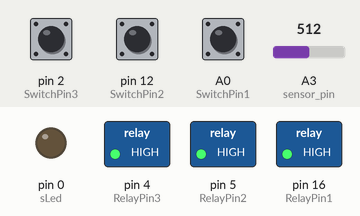
Recording of a sketch running on a simulated Arduino Uno, built for the host (arithmetic inside an expression is 32-bit, double 64-bit). Parts: switched loads named in the sketch (green lamp = pin HIGH), output pins drawn as LEDs (lit = HIGH). Dashed ring = blinking. Inputs (shaded band) come from the test bench; at power-on: pin 2 (SwitchPin3) HIGH, pin 12 (SwitchPin2) HIGH, A0 (SwitchPin1) HIGH, A3 (sensor_pin) = 512. EEPROM starts erased; the modem accepts every AT command (registered, SIM ready, sends succeed) and sends nothing else.

Above: at 4.8 s.
4.9 s: pin 2 (SwitchPin3) pulled LOW for 3.2 s
At 5.37 s:
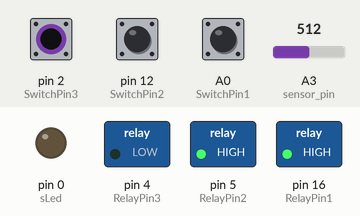
9.6 s: pin 12 (SwitchPin2) pulled LOW for 1 s
At 10.9 s:
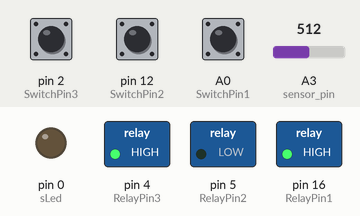
12.1 s: A0 (SwitchPin1) pulled LOW for 1 s
At 12.56 s:
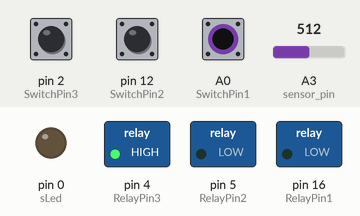
14.6 s: pin 2 (SwitchPin3) pulled LOW for 0.15 s
At 15.8 s:
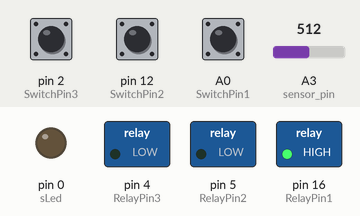
16.2 s: A0 (SwitchPin1) pulled LOW for 0.15 s
At 16.7 s:
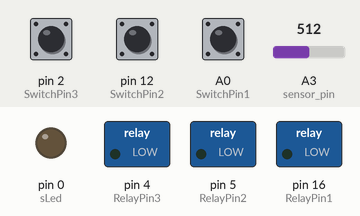
17.8 s: pin 12 (SwitchPin2) pulled LOW for 3.2 s
At 18.18 s:
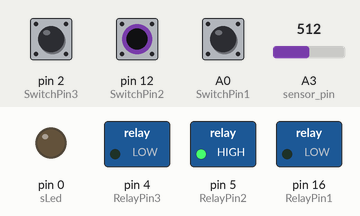
Timing chart, 0 to 22.3 s (numbered marks = the images above; inputs shaded):
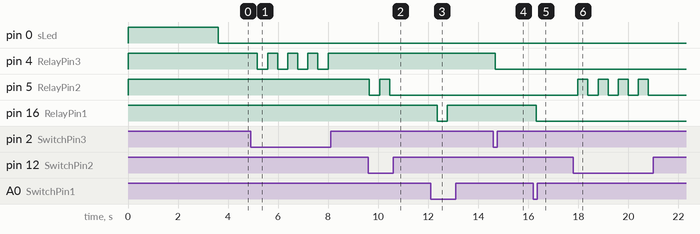

Measured:
- after the input at 4.9 s, pin 4 (RelayPin3): alternates HIGH for 0.40 s and LOW for 0.40 s, 8 changes in all, then stays HIGH, starting after 0.27 s
- after the input at 9.6 s, pin 5 (RelayPin2): HIGH → LOW after 0.05 s, → HIGH 0.40 s later, → LOW 0.40 s later
- after the input at 12.1 s, pin 16 (RelayPin1): HIGH → LOW after 0.26 s, → HIGH 0.40 s later
- after the input at 14.6 s, pin 4 (RelayPin3): HIGH → LOW after 0.07 s
- after the input at 16.2 s, pin 16 (RelayPin1): HIGH → LOW after 0.13 s
- after the input at 17.8 s, pin 5 (RelayPin2): alternates HIGH for 0.40 s and LOW for 0.40 s, 8 changes in all, then stays LOW, starting after 0.18 s

The sketch:

AgricultureLandDevice.ino
```cpp
#include <EEPROM.h>
#include <SoftwareSerial.h>

String lora_band = "865000000"; //enter band as per your country
String lora_networkid = "5";    //enter Lora Network ID
String lora_address = "2";      //enter Lora address
String lora_RX_address = "1";   //enter Lora RX address (for sending)

SoftwareSerial mySerial(13, 15); // RX, TX D7, D8

// define the GPIO connected with Relays and switches
#define RelayPin1 16  //D0
#define RelayPin2 5  //D1
#define RelayPin3 4  //D2


#define SwitchPin1 14  //D5
#define SwitchPin2 12  //D6
#define SwitchPin3 2  //txd1

const int autoPin = 1;
const int sensor_pin = 3;
float moisture_percentage;


#define sLed   0   //D3


int Relay1status = 0;
int Relay2status = 0;
int Relay3status = 0;


String bt_data; // variable for storing bluetooth data
String pinStatus = "000";

void eepromState()
{
  EEPROM.begin(3);
  Relay1status = EEPROM.read(0);
  Relay2status = EEPROM.read(1);
  Relay3status = EEPROM.read(2);


  digitalWrite(RelayPin1, Relay1status ); delay(200);
  digitalWrite(RelayPin2, Relay2status ); delay(200);
  digitalWrite(RelayPin3, Relay3status); delay(200);
  writeStatus();
}

void lora_control()
{
  if(mySerial.available()) {
    bt_data = mySerial.readString();
    //Serial.println("NO"+bt_data + "samplple");
        if(bt_data.indexOf("A1") >0)
        { digitalWrite(RelayPin1, LOW);
          EEPROM.write(0,LOW);
          EEPROM.commit();
          writeStatus();
          sendStatus();
        } // if 'A1' received Turn on Relay1
        if(bt_data.indexOf("A0") >0) { digitalWrite(RelayPin1, HIGH); EEPROM.write(0,HIGH);EEPROM.commit(); writeStatus(); sendStatus();} // if 'A0' received Turn off Relay1
        if(bt_data.indexOf("B1") >0) { digitalWrite(RelayPin2, LOW);  EEPROM.write(1,LOW);EEPROM.commit(); writeStatus(); sendStatus();} // if 'B1' received Turn on Relay2
        if(bt_data.indexOf("B0") >0) { digitalWrite(RelayPin2, HIGH); EEPROM.write(1,HIGH);EEPROM.commit(); writeStatus(); sendStatus();} // if 'B0' received Turn off Relay2
        if(bt_data.indexOf("C1") >0) { digitalWrite(RelayPin3, LOW);  EEPROM.write(2,LOW);EEPROM.commit(); writeStatus(); sendStatus();} // if 'C1' received Turn on Relay3
        if(bt_data.indexOf("C0") >0) { digitalWrite(RelayPin3, HIGH); EEPROM.write(2,HIGH);EEPROM.commit(); writeStatus(); sendStatus();} // if 'C0' received Turn off Relay3
        if(bt_data.indexOf("FS") >0) { writeStatus(); sendStatus(); } // if 'FS' send the relay status
        delay(20);
  }
}


void manual_control()
{

  if (digitalRead(SwitchPin1) == LOW )
  {
     delay(50);
     if (digitalRead(SwitchPin1) == LOW )
    {
      Relay1status = !Relay1status;
      digitalWrite(RelayPin1, Relay1status);
      EEPROM.write(0,Relay1status);
      EEPROM.commit();
      delay(100);
      writeStatus();


    }
  }


  if (digitalRead(SwitchPin2) == LOW )
  {
     delay(50);
     if (digitalRead(SwitchPin2) == LOW )
    {
      Relay2status = !Relay2status;
      digitalWrite(RelayPin2, Relay2status);
      EEPROM.write(1,Relay2status);
      EEPROM.commit();
      delay(100);
      writeStatus();


    }
  }


  if (digitalRead(SwitchPin3) == LOW )
  {
     delay(50);
     if (digitalRead(SwitchPin3) == LOW )
    {
      Relay3status = !Relay3status;
      digitalWrite(RelayPin3, Relay3status);
      EEPROM.write(2,Relay3status);
      EEPROM.commit();
      delay(100);
      writeStatus();


    }
  }

}

void writeStatus(){
  pinStatus = String(!digitalRead(RelayPin1)) + String(!digitalRead(RelayPin2)) + String(!digitalRead(RelayPin3));
}

void sendStatus(){
  //mySerial.print(pinStatus);
//mySerial.println("AT+SEND="+ lora_RX_address +",3,F" + pinStatus);
mySerial.println("AT+SEND="+ lora_RX_address +",4,F" + pinStatus);
//mySerial.println("AT+SEND="+ lora_RX_address +",5,F" + pinStatus);
}

void readSensor()
{
   delay(250);
   moisture_percentage = ( 100.00 - ( (analogRead(sensor_pin)/1023.00) * 100.00 ) );
}

void processData(){
  if(moisture_percentage <= 30 && autoPin== LOW){
    Relay1status = 1;
    digitalWrite(RelayPin1,Relay1status );
    EEPROM.write(0,Relay1status);
    EEPROM.commit();
    delay(100);
    writeStatus();


  }
  else if(moisture_percentage >=60 && autoPin== LOW){
    Relay1status = 0;
    digitalWrite(RelayPin1,Relay1status );
    EEPROM.write(0,Relay1status);
    EEPROM.commit();
    delay(100);
    writeStatus();
  }
}

void setup() {
  Serial.begin(9600);
  mySerial.begin(115200);

  pinMode(RelayPin1, OUTPUT);
  pinMode(RelayPin2, OUTPUT);
  pinMode(RelayPin3, OUTPUT);
  pinMode(sLed, OUTPUT);

  pinMode(SwitchPin1, INPUT_PULLUP);
  pinMode(SwitchPin2, INPUT_PULLUP);
  pinMode(SwitchPin3, INPUT_PULLUP);

  //During Starting all Relays should TURN OFF
  digitalWrite(RelayPin1, HIGH);
  digitalWrite(RelayPin2, HIGH);
  digitalWrite(RelayPin3, HIGH);


  digitalWrite(sLed, HIGH);

  delay(1500);
  mySerial.println("AT+BAND=" + lora_band);
  delay(500);
  mySerial.println("AT+NETWORKID=" + lora_networkid);
  delay(500);
  mySerial.println("AT+ADDRESS=" + lora_address);

  delay(500);
  eepromState();

  digitalWrite(sLed, LOW);
}

void loop() {
  lora_control();
  manual_control();
  readSensor();
  processData();
}
```
